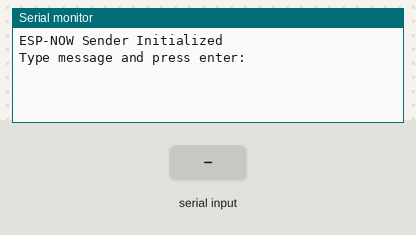
Bench run of a sketch on a simulated ESP32. Parts: the last lines printed to the serial monitor. Inputs (shaded band) come from the test bench.

Above: at 1.2 s.
1.3 s: "1\n" received over Serial
At 2.4 s:
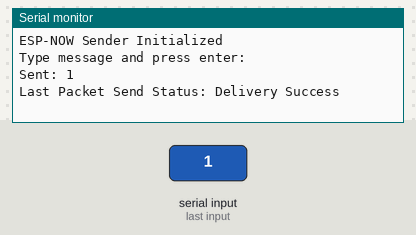
2.8 s: "0\n" received over Serial
At 3.5 s:
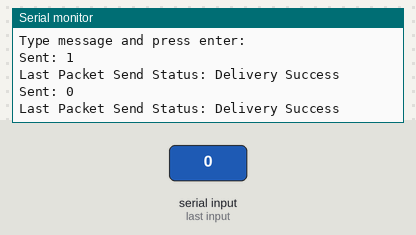
4.3 s: "2\n" received over Serial
At 4.7 s:
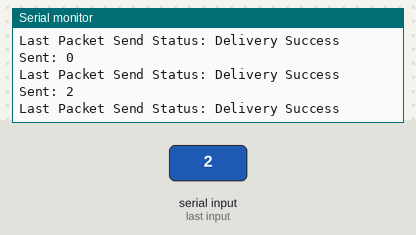

The sketch:

controller_code.ino
```cpp
#include <esp_now.h>
#include <WiFi.h>

uint8_t broadcastAddress[] = {0xFF, 0xFF, 0xFF, 0xFF, 0xFF, 0xFF};//use recivers mac address

typedef struct struct_message {
  int led;
  int motor_1;
  int motor_2;
  int motor_3;
  int motor_4;
} struct_message;

struct_message Drone_controller;

void OnDataSent(const uint8_t *mac_addr, esp_now_send_status_t status) {
  Serial.print("Last Packet Send Status: ");
  Serial.println(status == ESP_NOW_SEND_SUCCESS ? "Delivery Success" : "Delivery Fail");
}

void setup() {
  Serial.begin(115200);
  WiFi.mode(WIFI_STA);
  if (esp_now_init() != ESP_OK) {
    Serial.println("Error initializing ESP-NOW");
    return;
  }
  esp_now_register_send_cb(OnDataSent);
  esp_now_peer_info_t peerInfo;
  memcpy(peerInfo.peer_addr, broadcastAddress, 6);
  peerInfo.channel = 0;
  peerInfo.encrypt = false;
  if (esp_now_add_peer(&peerInfo) != ESP_OK) {
    Serial.println("Failed to add peer");
    return;
  }
  Serial.println("ESP-NOW Sender Initialized");
  Serial.println("Type message and press enter:");
}

void loop() {
  if (Serial.available() > 0) {
    String input = Serial.readStringUntil('\n');
    if (input == 'on')
    {
        Drone_controller.led = 1;
    }
    else if (input == 'off')
    {
        Drone_controller.led = 0;
    }
    esp_err_t result = esp_now_send(broadcastAddress, (uint8_t *)&Drone_controller, sizeof(Drone_controller));
    if (result == ESP_OK) {
      Serial.println("Sent: " + input);
    } else {
      Serial.println("Error sending the data");
    }
  }
}
```

Measured:
- after the input at 1.3 s, the serial monitor: prints a new line at once (image 1)
- after the input at 2.8 s, the serial monitor: prints a new line at once (image 2)
- after the input at 4.3 s, the serial monitor: prints a new line at once (image 3)
